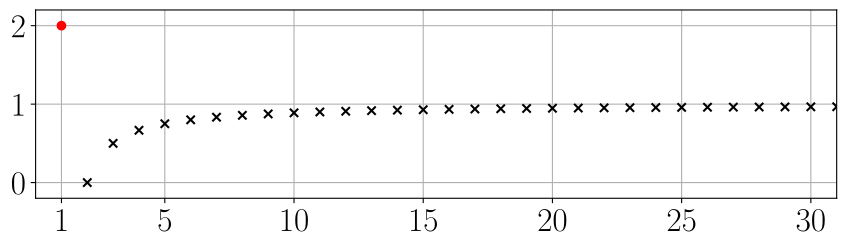

Write Python code to recreate this figure.
import numpy as np, matplotlib.pyplot as plt
from matplotlib import rcParams
from pathlib import Path

rcParams['font.size'] = 24
rcParams['text.usetex'] = True

fig = plt.figure(figsize=(9,3))
ax = fig.add_subplot()

def f(n):
    if n == 1:
        return 2
    else:
        return (n - 2)/(n - 1)

n = np.arange(2, 33)
a_n = np.array([f(j) for j in n])

ax.grid()
ax.set_axisbelow(True)
ax.scatter(n, a_n, color='black', marker='x')
ax.scatter([1], [2], color='red', marker='o')

ax.set_xlim(0, 31)
ax.set_ylim(-0.2, 2.2)
ax.set_xticks(ticks=[1, 5, 10, 15, 20, 25, 30])
ax.set_yticks(ticks=[0, 1, 2])

plt.tight_layout()

plt.savefig(Path(__file__).with_suffix('.pdf'), format="pdf", bbox_inches="tight")
#plt.show()
